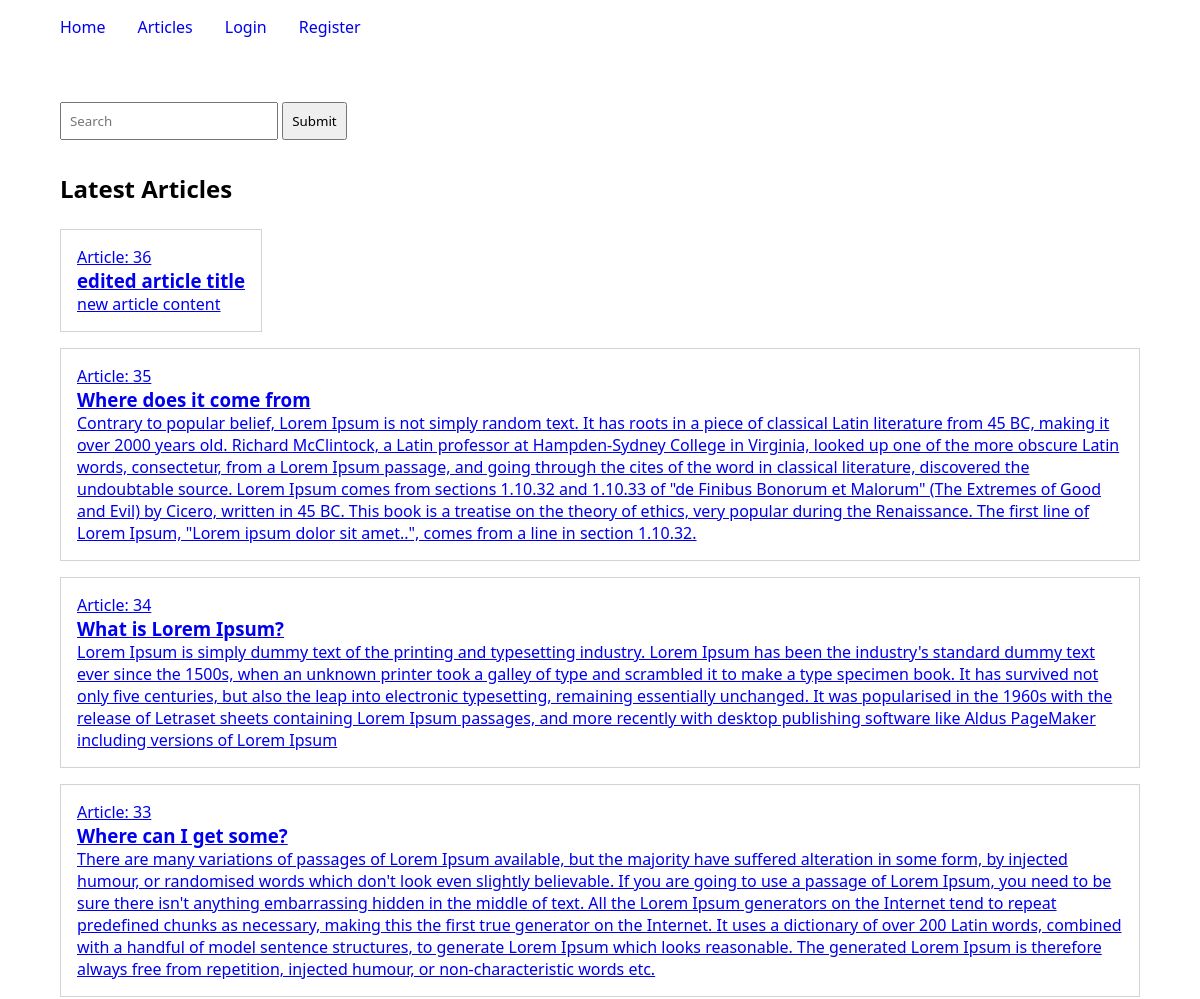
The app's page / (upper part), older data.
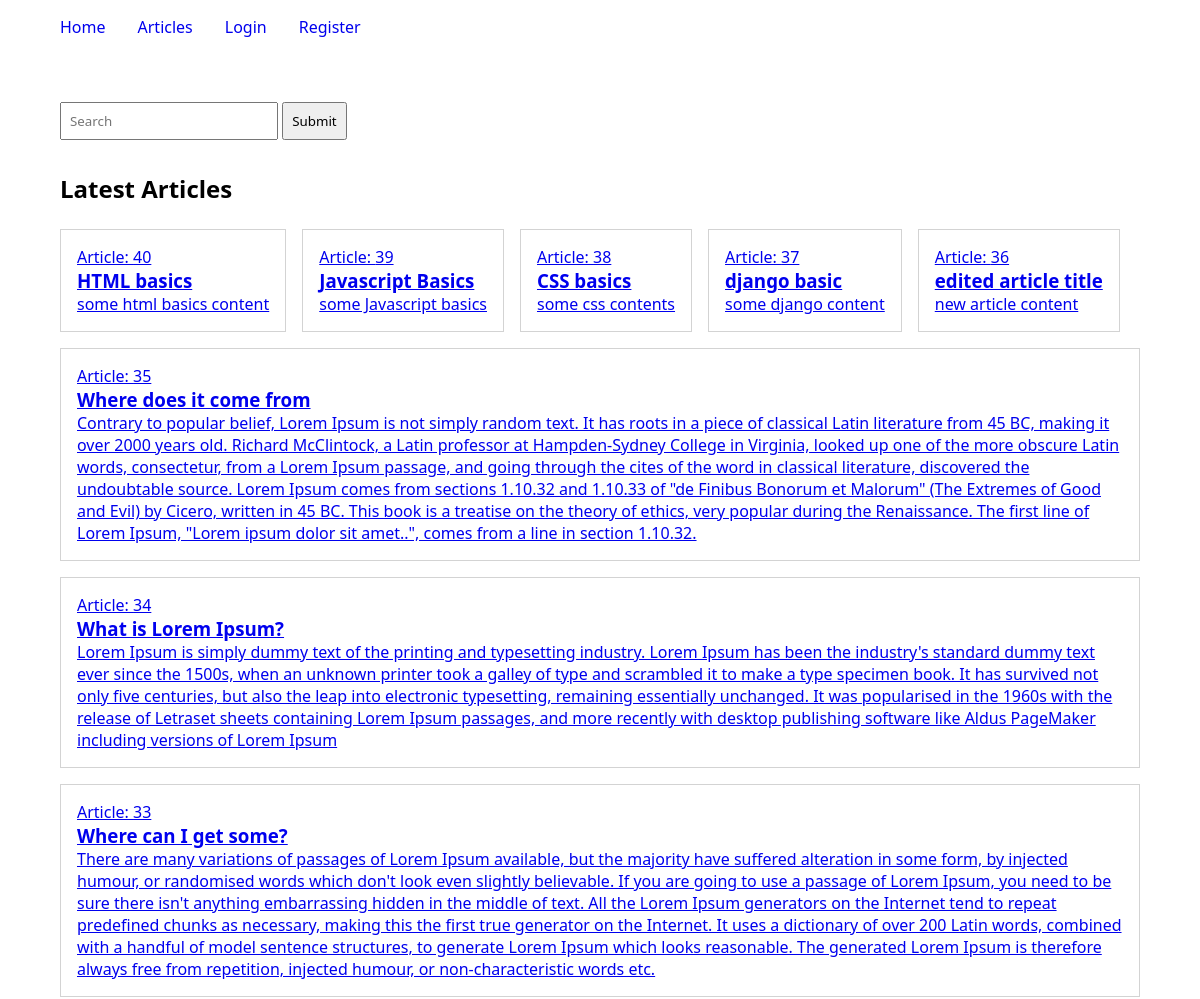
The same page, newer data.
### articles/models.py (models this page shows, shortened)
class Article(models.Model):
    author = models.ForeignKey(User, on_delete=models.CASCADE, null=True, blank=True)
    title = models.CharField(max_length=200)
    content = models.TextField()
    class Meta:
        ordering = ["-id"]

### articles/views.py (the view)
# urls.py: path("", home, name="home"),
def home(request):
    articles = Article.objects.all()
    article = Article.objects.get(pk=1)
    article_filter = Article.objects.filter(title="Title 2").first()
    article.title = "Title 1"
    article.save()
    context={
        "articles": articles
    }
    '''
    ======================
    THIS IS RARELY USED!!!
    ======================
    template = get_template("home.html")
    html = template.render(context)
    '''
    return render(request, "articles/home.html", context=context)

### articles/templates/articles/home.html (shortened to what this page needs)
{% extends 'articles/index.html' %}
{% block content %}
<Section class="main-section">
    <h2>Latest Articles</h2>
    <div class="contents">
        {% for article in articles %}
            <a class="content" href="{% url 'articles:article-detail' article.id%}">
                <p>Article: {{ article.id }}</p>
                <h3>{{ article.title }}</h3>
                <p>{{ article.content }}</p>
            </a>
        {% endfor %}
    </div>
</Section>
{% endblock content %}

Row changes from the older to the newer data that the page shows:
added Article: id "40", title "HTML basics", content "some html basics content"
added Article: id "39", title "Javascript Basics", content "some Javascript basics"
added Article: id "38", title "CSS basics", content "some css contents"
added Article: id "37", title "django basic", content "some django content"
